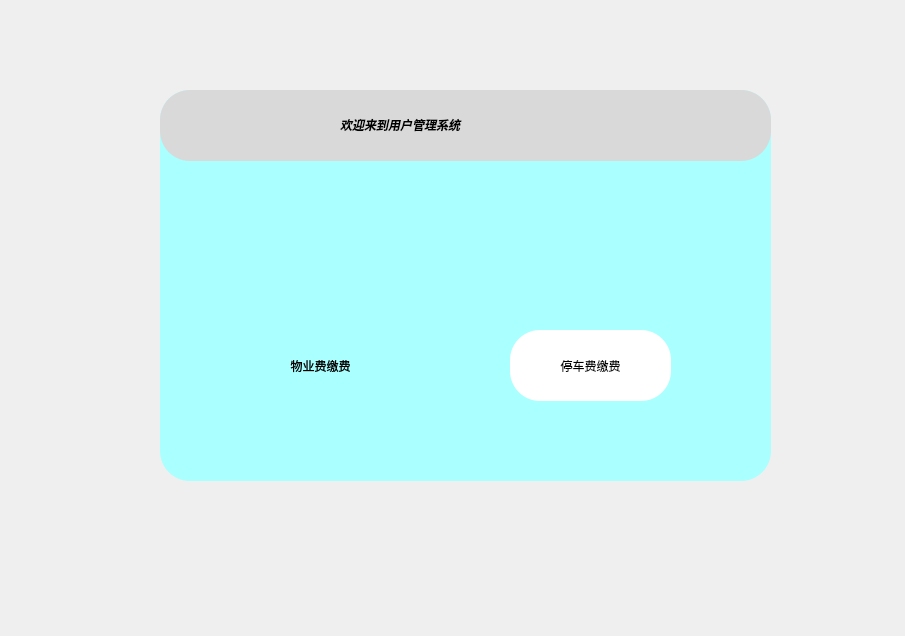
<?xml version="1.0" encoding="UTF-8"?>
<ui version="4.0">
 <class>User_mainWind</class>
 <widget class="QMainWindow" name="User_mainWind">
  <property name="geometry">
   <rect>
    <x>0</x>
    <y>0</y>
    <width>905</width>
    <height>636</height>
   </rect>
  </property>
  <property name="windowTitle">
   <string>User_mianWind</string>
  </property>
  <widget class="QWidget" name="centralwidget">
   <widget class="QWidget" name="widget" native="true">
    <property name="geometry">
     <rect>
      <x>160</x>
      <y>90</y>
      <width>611</width>
      <height>391</height>
     </rect>
    </property>
    <property name="styleSheet">
     <string notr="true">background-color: rgb(170, 255, 255);
background-image: url(:/images/images/background.jpeg);
border-radius:30px;</string>
    </property>
    <widget class="QFrame" name="frame">
     <property name="geometry">
      <rect>
       <x>0</x>
       <y>0</y>
       <width>611</width>
       <height>71</height>
      </rect>
     </property>
     <property name="styleSheet">
      <string notr="true">background-color: rgb(217, 217, 217);
border-radius:30px;</string>
     </property>
     <property name="frameShape">
      <enum>QFrame::StyledPanel</enum>
     </property>
     <property name="frameShadow">
      <enum>QFrame::Raised</enum>
     </property>
     <widget class="QLabel" name="label">
      <property name="geometry">
       <rect>
        <x>180</x>
        <y>20</y>
        <width>281</width>
        <height>31</height>
       </rect>
      </property>
      <property name="styleSheet">
       <string notr="true">color: qlineargradient(spread:pad, x1:0, y1:0, x2:1, y2:0, stop:0 rgba(0, 0, 0, 255), stop:1 rgba(255, 255, 255, 255));
font: 16pt &quot;Algerian&quot;;</string>
      </property>
      <property name="text">
       <string>&lt;html&gt;&lt;head/&gt;&lt;body&gt;&lt;p&gt;&lt;span style=&quot; font-weight:600; font-style:italic;&quot;&gt;欢迎来到用户管理系统&lt;/span&gt;&lt;/p&gt;&lt;/body&gt;&lt;/html&gt;</string>
      </property>
     </widget>
     <widget class="QPushButton" name="close_pushButton">
      <property name="geometry">
       <rect>
        <x>540</x>
        <y>20</y>
        <width>61</width>
        <height>31</height>
       </rect>
      </property>
      <property name="styleSheet">
       <string notr="true">border-image: url(:/icons/images/close.png);</string>
      </property>
      <property name="text">
       <string/>
      </property>
     </widget>
    </widget>
    <widget class="QPushButton" name="prpperty_fee_pushButton">
     <property name="geometry">
      <rect>
       <x>80</x>
       <y>240</y>
       <width>161</width>
       <height>71</height>
      </rect>
     </property>
     <property name="styleSheet">
      <string notr="true">font: 15pt &quot;Agency FB&quot;;
color: qlineargradient(spread:pad, x1:0, y1:1, x2:0, y2:0, stop:0 rgba(0, 0, 0, 255), stop:0.05 rgba(14, 8, 73, 255), stop:0.36 rgba(28, 17, 145, 255), stop:0.6 rgba(126, 14, 81, 255), stop:0.75 rgba(234, 11, 11, 255), stop:0.79 rgba(244, 70, 5, 255), stop:0.86 rgba(255, 136, 0, 255), stop:0.935 rgba(239, 236, 55, 255));</string>
     </property>
     <property name="text">
      <string>物业费缴费</string>
     </property>
    </widget>
    <widget class="QPushButton" name="parking_fee_pushButton">
     <property name="geometry">
      <rect>
       <x>350</x>
       <y>240</y>
       <width>161</width>
       <height>71</height>
      </rect>
     </property>
     <property name="styleSheet">
      <string notr="true">font: 15pt &quot;Agency FB&quot;;
background-color:  rgb(255, 255, 255);</string>
     </property>
     <property name="text">
      <string>停车费缴费</string>
     </property>
    </widget>
    <widget class="QLabel" name="person_info_label">
     <property name="geometry">
      <rect>
       <x>150</x>
       <y>90</y>
       <width>201</width>
       <height>31</height>
      </rect>
     </property>
     <property name="text">
      <string/>
     </property>
    </widget>
   </widget>
  </widget>
 </widget>
 <resources>
  <include location="../resource_user_ui.qrc"/>
 </resources>
 <connections>
  <connection>
   <sender>close_pushButton</sender>
   <signal>clicked()</signal>
   <receiver>User_mainWind</receiver>
   <slot>close()</slot>
   <hints>
    <hint type="sourcelabel">
     <x>733</x>
     <y>140</y>
    </hint>
    <hint type="destinationlabel">
     <x>611</x>
     <y>21</y>
    </hint>
   </hints>
  </connection>
 </connections>
</ui>
